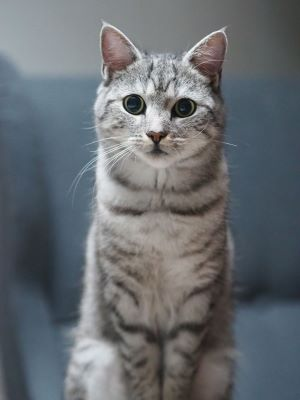
#> input picture Laboratorio_07/Imagenes/Gato.jpg, 300 x 400 px, found by its file name
$ python Ejercicio6.py
#> lines starting #> are read from the running program, lines starting #| are printed output that depends on the picture; after the words box and inside, x2 and y2 are one past the last pixel; in counts of white or black regions, pixels touching at a corner belong together
import cv2

# Abrir la imagen en escala de grises
imagen = cv2.imread("Imagenes/Gato.jpg", cv2.IMREAD_GRAYSCALE)
#> imagen: shape (400, 300); min 8, max 253, mean 107

# Aplicar umbral binario
# Parametros: imagen, valor umbral, valor maximo, tipo de umbral
# Si el pixel es mayor a 127 se convierte en 255 (blanco)
# Si el pixel es menor a 127 se convierte en 0 (negro)
_, threshold = cv2.threshold(imagen, 127, 255, cv2.THRESH_BINARY)
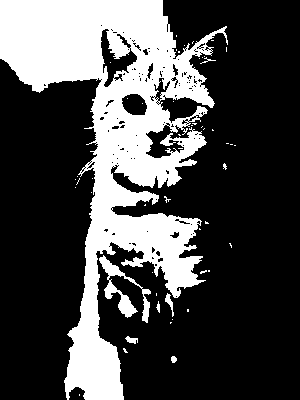
#> threshold: shape (400, 300); 28.6% white; 52 white regions (45 under 20 px), largest, box (x1, y1, x2, y2) and area: (0, 0, 228, 400) 33026, (99, 255, 151, 323) 908, (165, 293, 174, 317) 79

# Guardar la imagen
cv2.imwrite("Imagenes/threshold.jpg", threshold)
print("Imagen con umbral binario guardada correctamente")

# Mostrar ambas imagenes para comparar
cv2.imshow("Original en grises", imagen)
cv2.imshow("Umbral Binario", threshold)
cv2.waitKey(0)
cv2.destroyAllWindows()

$ run again, with Laboratorio_07/Imagenes/Lobo.jpg copied over Laboratorio_07/Imagenes/Gato.jpg
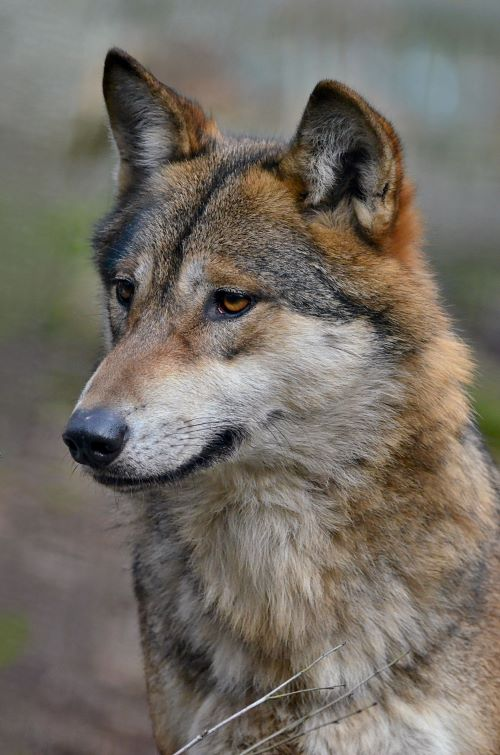
#> input picture Laboratorio_07/Imagenes/Lobo.jpg, 500 x 755 px, found by its file name
#> `imagen = cv2.imread("Imagenes/Gato.jpg", cv2.IMREAD_GRAYSCALE)`:
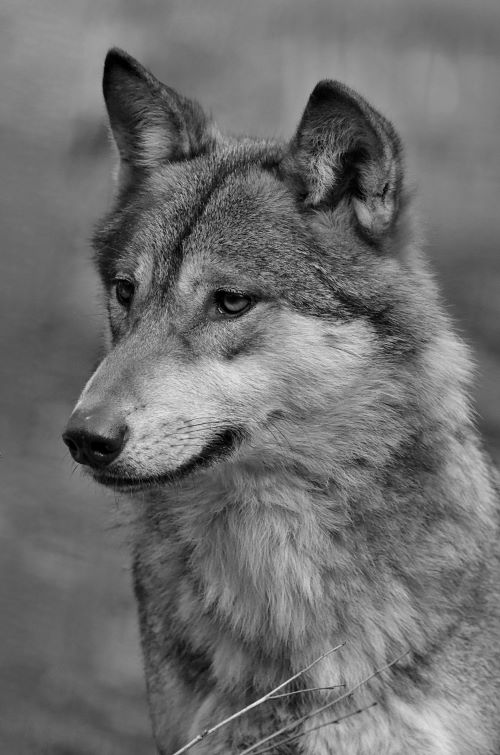
#> imagen: shape (755, 500); min 0, max 243, mean 110.4
#> `_, threshold = cv2.threshold(imagen, 127, 255, cv2.THRESH_BINARY)`:
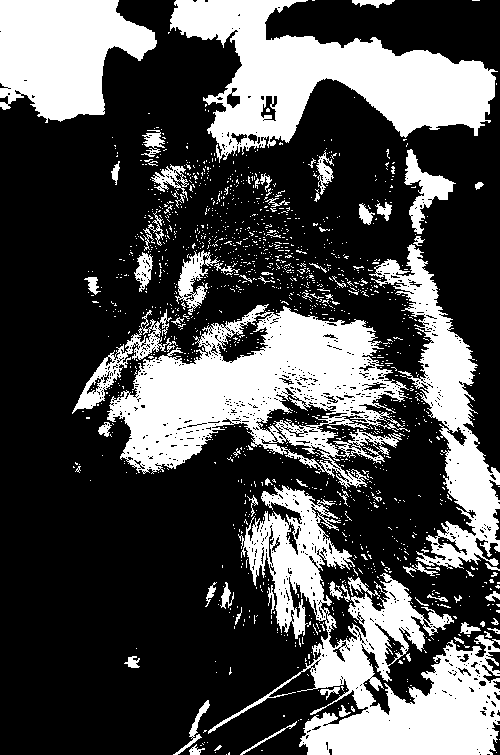
#> threshold: shape (755, 500); 30.8% white; 1464 white regions (1386 under 20 px), largest, box (x1, y1, x2, y2) and area: (208, 485, 500, 755) 26884, (107, 304, 410, 489) 26454, (170, 0, 498, 163) 23239
